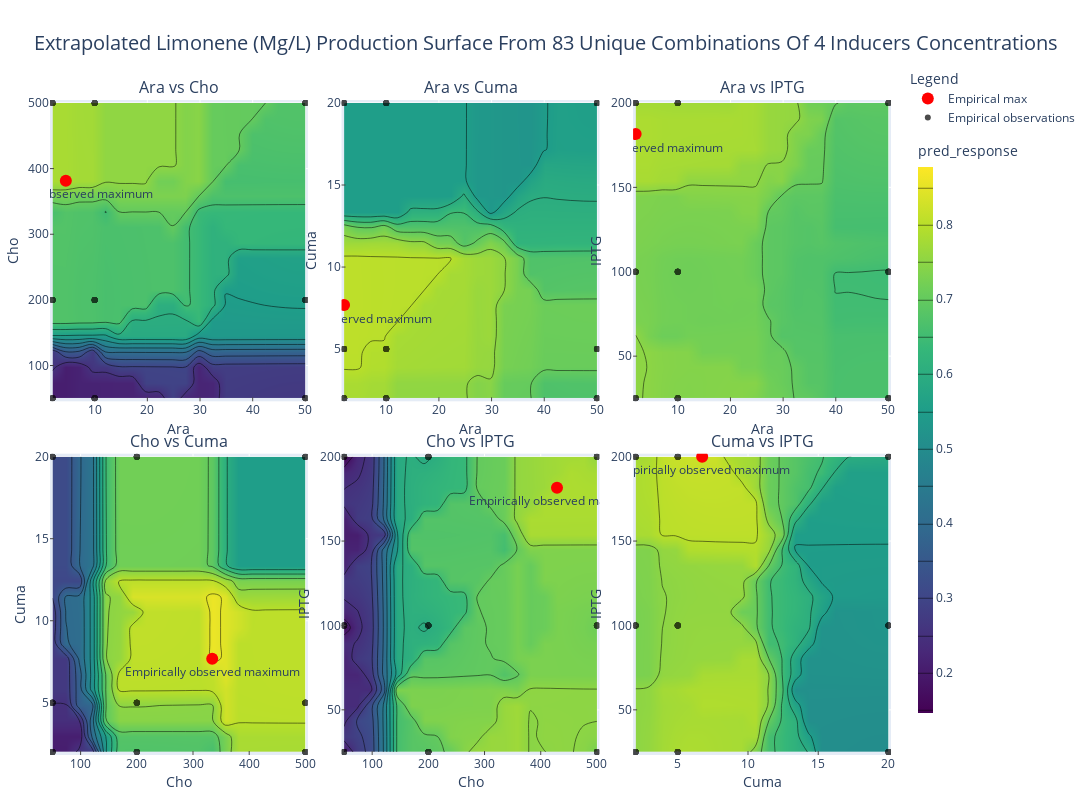

Write notebook code for a chart like this one.
### Code cell
from IPython.display import Image, display

def file_write(fig, filename):
    file_name = filename.replace(" ", "-").lower()
    fig.update_layout(height=800, width=1400)
    fig.write_image(f"images/{file_name}.png", width=1400, height=800)  # Save with same parameters as shown
    #display(Image(filename=f"images/{file_name}.png"))
    fig.show()

plotter = mg_mod.MeshGridSlicePlotter(response_mesh_grid, parameters, "pred_response", optimum_coords, cutoff=50, empirical_grid_df=unique_combinations)
fig = plotter.plot_all_slices()
fig.update_layout(title_text="Extrapolated Limonene (mg/L) production surface from 83 unique combinations of 4 inducers concentrations".title(), title_font_size=20)


file_write(fig, "dry signal")

### Figure 1 — Plotly figure (JSON) as saved in the notebook; plotly's stock layout.template omitted (floating-point values rounded to 4 significant figures; data arrays with more than 128 entries replaced by an {"elided": "..."} marker saying what was removed)
{"data": [{"colorscale": [[0, "#440154"], [0.1111, "#482878"], [0.2222, "#3e4989"], [0.3333, "#31688e"], [0.4444, "#26828e"], [0.5556, "#1f9e89"], [0.6667, "#35b779"], [0.7778, "#6ece58"], [0.8889, "#b5de2b"], [1, "#fde725"]], "contours": {"coloring": "heatmap"}, "legendgroup": "Limonene (mg/L)", "name": "Limonene (mg/L)", "showscale": false, "type": "contour", "x": [2.0, 4.526, 7.053, 9.579, 12.11, 14.63, 17.16, 19.68, 22.21, 24.74, 27.26, 29.79, 32.32, 34.84, 37.37, 39.89, 42.42, 44.95, 47.47, 50.0], "xaxis": "x", "y": [50.0, 73.68, 97.37, 121.1, 144.7, 168.4, 192.1, 215.8, 239.5, 263.2, 286.8, 310.5, 334.2, 357.9, 381.6, 405.3, 428.9, 452.6, 476.3, 500.0], "yaxis": "y", "z": {"elided": "20x20 float values"}, "zmax": 0.8779, "zmin": 0.1462}, {"marker": {"color": "red", "size": 12, "symbol": "circle"}, "mode": "markers+text", "name": "Empirical max", "showlegend": true, "text": ["Empirically observed maximum"], "textposition": "bottom center", "type": "scatter", "x": [4.526], "xaxis": "x", "y": [381.6], "yaxis": "y"}, {"marker": {"color": "black", "size": 6}, "mode": "markers", "name": "Empirical observations", "opacity": 0.7, "showlegend": true, "type": "scatter", "x": [2.0, 2.0, 2.0, 2.0, 2.0, 2.0, 2.0, 2.0, 2.0, 2.0, 2.0, 2.0, 2.0, 2.0, 2.0, 2.0, 2.0, 2.0, 2.0, 2.0, 2.0, 2.0, 2.0, 2.0, 2.0, 2.0, 2.0, 10.0, 10.0, 10.0, 10.0, 10.0, 10.0, 10.0, 10.0, 10.0, 10.0, 10.0, 10.0, 10.0, 10.0, 10.0, 10.0, 10.0, 10.0, 10.0, 10.0, 10.0, 10.0, 10.0, 10.0, 10.0, 10.0, 10.0, 50.0, 50.0, 50.0, 50.0, 50.0, 50.0, 50.0, 50.0, 50.0, 50.0, 50.0, 50.0, 50.0, 50.0, 50.0, 50.0, 50.0, 50.0, 50.0, 50.0, 50.0, 50.0, 50.0, 50.0, 50.0, 50.0, 50.0], "xaxis": "x", "y": [50.0, 50.0, 50.0, 50.0, 50.0, 50.0, 50.0, 50.0, 50.0, 200.0, 200.0, 200.0, 200.0, 200.0, 200.0, 200.0, 200.0, 200.0, 500.0, 500.0, 500.0, 500.0, 500.0, 500.0, 500.0, 500.0, 500.0, 50.0, 50.0, 50.0, 50.0, 50.0, 50.0, 50.0, 50.0, 50.0, 200.0, 200.0, 200.0, 200.0, 200.0, 200.0, 200.0, 200.0, 200.0, 500.0, 500.0, 500.0, 500.0, 500.0, 500.0, 500.0, 500.0, 500.0, 50.0, 50.0, 50.0, 50.0, 50.0, 50.0, 50.0, 50.0, 50.0, 200.0, 200.0, 200.0, 200.0, 200.0, 200.0, 200.0, 200.0, 200.0, 500.0, 500.0, 500.0, 500.0, 500.0, 500.0, 500.0, 500.0, 500.0], "yaxis": "y"}, {"colorscale": [[0, "#440154"], [0.1111, "#482878"], [0.2222, "#3e4989"], [0.3333, "#31688e"], [0.4444, "#26828e"], [0.5556, "#1f9e89"], [0.6667, "#35b779"], [0.7778, "#6ece58"], [0.8889, "#b5de2b"], [1, "#fde725"]], "contours": {"coloring": "heatmap"}, "legendgroup": "Limonene (mg/L)", "name": "Limonene (mg/L)", "showscale": false, "type": "contour", "x": [2.0, 4.526, 7.053, 9.579, 12.11, 14.63, 17.16, 19.68, 22.21, 24.74, 27.26, 29.79, 32.32, 34.84, 37.37, 39.89, 42.42, 44.95, 47.47, 50.0], "xaxis": "x2", "y": [2.0, 2.947, 3.895, 4.842, 5.789, 6.737, 7.684, 8.632, 9.579, 10.53, 11.47, 12.42, 13.37, 14.32, 15.26, 16.21, 17.16, 18.11, 19.05, 20.0], "yaxis": "y2", "z": {"elided": "20x20 float values"}, "zmax": 0.8779, "zmin": 0.1462}, {"marker": {"color": "red", "size": 12, "symbol": "circle"}, "mode": "markers+text", "name": "Empirical max", "showlegend": false, "text": ["Empirically observed maximum"], "textposition": "bottom center", "type": "scatter", "x": [2], "xaxis": "x2", "y": [7.684], "yaxis": "y2"}, {"marker": {"color": "black", "size": 6}, "mode": "markers", "name": "Empirical observations", "opacity": 0.7, "showlegend": false, "type": "scatter", "x": [2.0, 2.0, 2.0, 2.0, 2.0, 2.0, 2.0, 2.0, 2.0, 2.0, 2.0, 2.0, 2.0, 2.0, 2.0, 2.0, 2.0, 2.0, 2.0, 2.0, 2.0, 2.0, 2.0, 2.0, 2.0, 2.0, 2.0, 10.0, 10.0, 10.0, 10.0, 10.0, 10.0, 10.0, 10.0, 10.0, 10.0, 10.0, 10.0, 10.0, 10.0, 10.0, 10.0, 10.0, 10.0, 10.0, 10.0, 10.0, 10.0, 10.0, 10.0, 10.0, 10.0, 10.0, 50.0, 50.0, 50.0, 50.0, 50.0, 50.0, 50.0, 50.0, 50.0, 50.0, 50.0, 50.0, 50.0, 50.0, 50.0, 50.0, 50.0, 50.0, 50.0, 50.0, 50.0, 50.0, 50.0, 50.0, 50.0, 50.0, 50.0], "xaxis": "x2", "y": [2.0, 2.0, 2.0, 5.0, 5.0, 5.0, 20.0, 20.0, 20.0, 2.0, 2.0, 2.0, 5.0, 5.0, 5.0, 20.0, 20.0, 20.0, 2.0, 2.0, 2.0, 5.0, 5.0, 5.0, 20.0, 20.0, 20.0, 2.0, 2.0, 2.0, 5.0, 5.0, 5.0, 20.0, 20.0, 20.0, 2.0, 2.0, 2.0, 5.0, 5.0, 5.0, 20.0, 20.0, 20.0, 2.0, 2.0, 2.0, 5.0, 5.0, 5.0, 20.0, 20.0, 20.0, 2.0, 2.0, 2.0, 5.0, 5.0, 5.0, 20.0, 20.0, 20.0, 2.0, 2.0, 2.0, 5.0, 5.0, 5.0, 20.0, 20.0, 20.0, 2.0, 2.0, 2.0, 5.0, 5.0, 5.0, 20.0, 20.0, 20.0], "yaxis": "y2"}, {"colorscale": [[0, "#440154"], [0.1111, "#482878"], [0.2222, "#3e4989"], [0.3333, "#31688e"], [0.4444, "#26828e"], [0.5556, "#1f9e89"], [0.6667, "#35b779"], [0.7778, "#6ece58"], [0.8889, "#b5de2b"], [1, "#fde725"]], "contours": {"coloring": "heatmap"}, "legendgroup": "Limonene (mg/L)", "name": "Limonene (mg/L)", "showscale": false, "type": "contour", "x": [2.0, 4.526, 7.053, 9.579, 12.11, 14.63, 17.16, 19.68, 22.21, 24.74, 27.26, 29.79, 32.32, 34.84, 37.37, 39.89, 42.42, 44.95, 47.47, 50.0], "xaxis": "x3", "y": [25.0, 34.21, 43.42, 52.63, 61.84, 71.05, 80.26, 89.47, 98.68, 107.9, 117.1, 126.3, 135.5, 144.7, 153.9, 163.2, 172.4, 181.6, 190.8, 200.0], "yaxis": "y3", "z": {"elided": "20x20 float values"}, "zmax": 0.8779, "zmin": 0.1462}, {"marker": {"color": "red", "size": 12, "symbol": "circle"}, "mode": "markers+text", "name": "Empirical max", "showlegend": false, "text": ["Empirically observed maximum"], "textposition": "bottom center", "type": "scatter", "x": [2], "xaxis": "x3", "y": [181.6], "yaxis": "y3"}, {"marker": {"color": "black", "size": 6}, "mode": "markers", "name": "Empirical observations", "opacity": 0.7, "showlegend": false, "type": "scatter", "x": [2.0, 2.0, 2.0, 2.0, 2.0, 2.0, 2.0, 2.0, 2.0, 2.0, 2.0, 2.0, 2.0, 2.0, 2.0, 2.0, 2.0, 2.0, 2.0, 2.0, 2.0, 2.0, 2.0, 2.0, 2.0, 2.0, 2.0, 10.0, 10.0, 10.0, 10.0, 10.0, 10.0, 10.0, 10.0, 10.0, 10.0, 10.0, 10.0, 10.0, 10.0, 10.0, 10.0, 10.0, 10.0, 10.0, 10.0, 10.0, 10.0, 10.0, 10.0, 10.0, 10.0, 10.0, 50.0, 50.0, 50.0, 50.0, 50.0, 50.0, 50.0, 50.0, 50.0, 50.0, 50.0, 50.0, 50.0, 50.0, 50.0, 50.0, 50.0, 50.0, 50.0, 50.0, 50.0, 50.0, 50.0, 50.0, 50.0, 50.0, 50.0], "xaxis": "x3", "y": [25, 100, 200, 25, 100, 200, 25, 100, 200, 25, 100, 200, 25, 100, 200, 25, 100, 200, 25, 100, 200, 25, 100, 200, 25, 100, 200, 25, 100, 200, 25, 100, 200, 25, 100, 200, 25, 100, 200, 25, 100, 200, 25, 100, 200, 25, 100, 200, 25, 100, 200, 25, 100, 200, 25, 100, 200, 25, 100, 200, 25, 100, 200, 25, 100, 200, 25, 100, 200, 25, 100, 200, 25, 100, 200, 25, 100, 200, 25, 100, 200], "yaxis": "y3"}, {"colorscale": [[0, "#440154"], [0.1111, "#482878"], [0.2222, "#3e4989"], [0.3333, "#31688e"], [0.4444, "#26828e"], [0.5556, "#1f9e89"], [0.6667, "#35b779"], [0.7778, "#6ece58"], [0.8889, "#b5de2b"], [1, "#fde725"]], "contours": {"coloring": "heatmap"}, "legendgroup": "Limonene (mg/L)", "name": "Limonene (mg/L)", "showscale": false, "type": "contour", "x": [50.0, 73.68, 97.37, 121.1, 144.7, 168.4, 192.1, 215.8, 239.5, 263.2, 286.8, 310.5, 334.2, 357.9, 381.6, 405.3, 428.9, 452.6, 476.3, 500.0], "xaxis": "x4", "y": [2.0, 2.947, 3.895, 4.842, 5.789, 6.737, 7.684, 8.632, 9.579, 10.53, 11.47, 12.42, 13.37, 14.32, 15.26, 16.21, 17.16, 18.11, 19.05, 20.0], "yaxis": "y4", "z": {"elided": "20x20 float values"}, "zmax": 0.8779, "zmin": 0.1462}, {"marker": {"color": "red", "size": 12, "symbol": "circle"}, "mode": "markers+text", "name": "Empirical max", "showlegend": false, "text": ["Empirically observed maximum"], "textposition": "bottom center", "type": "scatter", "x": [334.2], "xaxis": "x4", "y": [7.684], "yaxis": "y4"}, {"marker": {"color": "black", "size": 6}, "mode": "markers", "name": "Empirical observations", "opacity": 0.7, "showlegend": false, "type": "scatter", "x": [50.0, 50.0, 50.0, 50.0, 50.0, 50.0, 50.0, 50.0, 50.0, 200.0, 200.0, 200.0, 200.0, 200.0, 200.0, 200.0, 200.0, 200.0, 500.0, 500.0, 500.0, 500.0, 500.0, 500.0, 500.0, 500.0, 500.0, 50.0, 50.0, 50.0, 50.0, 50.0, 50.0, 50.0, 50.0, 50.0, 200.0, 200.0, 200.0, 200.0, 200.0, 200.0, 200.0, 200.0, 200.0, 500.0, 500.0, 500.0, 500.0, 500.0, 500.0, 500.0, 500.0, 500.0, 50.0, 50.0, 50.0, 50.0, 50.0, 50.0, 50.0, 50.0, 50.0, 200.0, 200.0, 200.0, 200.0, 200.0, 200.0, 200.0, 200.0, 200.0, 500.0, 500.0, 500.0, 500.0, 500.0, 500.0, 500.0, 500.0, 500.0], "xaxis": "x4", "y": [2.0, 2.0, 2.0, 5.0, 5.0, 5.0, 20.0, 20.0, 20.0, 2.0, 2.0, 2.0, 5.0, 5.0, 5.0, 20.0, 20.0, 20.0, 2.0, 2.0, 2.0, 5.0, 5.0, 5.0, 20.0, 20.0, 20.0, 2.0, 2.0, 2.0, 5.0, 5.0, 5.0, 20.0, 20.0, 20.0, 2.0, 2.0, 2.0, 5.0, 5.0, 5.0, 20.0, 20.0, 20.0, 2.0, 2.0, 2.0, 5.0, 5.0, 5.0, 20.0, 20.0, 20.0, 2.0, 2.0, 2.0, 5.0, 5.0, 5.0, 20.0, 20.0, 20.0, 2.0, 2.0, 2.0, 5.0, 5.0, 5.0, 20.0, 20.0, 20.0, 2.0, 2.0, 2.0, 5.0, 5.0, 5.0, 20.0, 20.0, 20.0], "yaxis": "y4"}, {"colorscale": [[0, "#440154"], [0.1111, "#482878"], [0.2222, "#3e4989"], [0.3333, "#31688e"], [0.4444, "#26828e"], [0.5556, "#1f9e89"], [0.6667, "#35b779"], [0.7778, "#6ece58"], [0.8889, "#b5de2b"], [1, "#fde725"]], "contours": {"coloring": "heatmap"}, "legendgroup": "Limonene (mg/L)", "name": "Limonene (mg/L)", "showscale": false, "type": "contour", "x": [50.0, 73.68, 97.37, 121.1, 144.7, 168.4, 192.1, 215.8, 239.5, 263.2, 286.8, 310.5, 334.2, 357.9, 381.6, 405.3, 428.9, 452.6, 476.3, 500.0], "xaxis": "x5", "y": [25.0, 34.21, 43.42, 52.63, 61.84, 71.05, 80.26, 89.47, 98.68, 107.9, 117.1, 126.3, 135.5, 144.7, 153.9, 163.2, 172.4, 181.6, 190.8, 200.0], "yaxis": "y5", "z": {"elided": "20x20 float values"}, "zmax": 0.8779, "zmin": 0.1462}, {"marker": {"color": "red", "size": 12, "symbol": "circle"}, "mode": "markers+text", "name": "Empirical max", "showlegend": false, "text": ["Empirically observed maximum"], "textposition": "bottom center", "type": "scatter", "x": [428.9], "xaxis": "x5", "y": [181.6], "yaxis": "y5"}, {"marker": {"color": "black", "size": 6}, "mode": "markers", "name": "Empirical observations", "opacity": 0.7, "showlegend": false, "type": "scatter", "x": [50.0, 50.0, 50.0, 50.0, 50.0, 50.0, 50.0, 50.0, 50.0, 200.0, 200.0, 200.0, 200.0, 200.0, 200.0, 200.0, 200.0, 200.0, 500.0, 500.0, 500.0, 500.0, 500.0, 500.0, 500.0, 500.0, 500.0, 50.0, 50.0, 50.0, 50.0, 50.0, 50.0, 50.0, 50.0, 50.0, 200.0, 200.0, 200.0, 200.0, 200.0, 200.0, 200.0, 200.0, 200.0, 500.0, 500.0, 500.0, 500.0, 500.0, 500.0, 500.0, 500.0, 500.0, 50.0, 50.0, 50.0, 50.0, 50.0, 50.0, 50.0, 50.0, 50.0, 200.0, 200.0, 200.0, 200.0, 200.0, 200.0, 200.0, 200.0, 200.0, 500.0, 500.0, 500.0, 500.0, 500.0, 500.0, 500.0, 500.0, 500.0], "xaxis": "x5", "y": [25, 100, 200, 25, 100, 200, 25, 100, 200, 25, 100, 200, 25, 100, 200, 25, 100, 200, 25, 100, 200, 25, 100, 200, 25, 100, 200, 25, 100, 200, 25, 100, 200, 25, 100, 200, 25, 100, 200, 25, 100, 200, 25, 100, 200, 25, 100, 200, 25, 100, 200, 25, 100, 200, 25, 100, 200, 25, 100, 200, 25, 100, 200, 25, 100, 200, 25, 100, 200, 25, 100, 200, 25, 100, 200, 25, 100, 200, 25, 100, 200], "yaxis": "y5"}, {"colorbar": {"len": 0.9, "thickness": 15, "title": {"text": "pred_response"}, "x": 1.02, "y": 0.5, "yanchor": "middle"}, "colorscale": [[0, "#440154"], [0.1111, "#482878"], [0.2222, "#3e4989"], [0.3333, "#31688e"], [0.4444, "#26828e"], [0.5556, "#1f9e89"], [0.6667, "#35b779"], [0.7778, "#6ece58"], [0.8889, "#b5de2b"], [1, "#fde725"]], "contours": {"coloring": "heatmap"}, "legendgroup": "Limonene (mg/L)", "name": "Limonene (mg/L)", "showscale": true, "type": "contour", "x": [2.0, 2.947, 3.895, 4.842, 5.789, 6.737, 7.684, 8.632, 9.579, 10.53, 11.47, 12.42, 13.37, 14.32, 15.26, 16.21, 17.16, 18.11, 19.05, 20.0], "xaxis": "x6", "y": [25.0, 34.21, 43.42, 52.63, 61.84, 71.05, 80.26, 89.47, 98.68, 107.9, 117.1, 126.3, 135.5, 144.7, 153.9, 163.2, 172.4, 181.6, 190.8, 200.0], "yaxis": "y6", "z": {"elided": "20x20 float values"}, "zmax": 0.8779, "zmin": 0.1462}, {"marker": {"color": "red", "size": 12, "symbol": "circle"}, "mode": "markers+text", "name": "Empirical max", "showlegend": false, "text": ["Empirically observed maximum"], "textposition": "bottom center", "type": "scatter", "x": [6.737], "xaxis": "x6", "y": [200], "yaxis": "y6"}, {"marker": {"color": "black", "size": 6}, "mode": "markers", "name": "Empirical observations", "opacity": 0.7, "showlegend": false, "type": "scatter", "x": [2.0, 2.0, 2.0, 5.0, 5.0, 5.0, 20.0, 20.0, 20.0, 2.0, 2.0, 2.0, 5.0, 5.0, 5.0, 20.0, 20.0, 20.0, 2.0, 2.0, 2.0, 5.0, 5.0, 5.0, 20.0, 20.0, 20.0, 2.0, 2.0, 2.0, 5.0, 5.0, 5.0, 20.0, 20.0, 20.0, 2.0, 2.0, 2.0, 5.0, 5.0, 5.0, 20.0, 20.0, 20.0, 2.0, 2.0, 2.0, 5.0, 5.0, 5.0, 20.0, 20.0, 20.0, 2.0, 2.0, 2.0, 5.0, 5.0, 5.0, 20.0, 20.0, 20.0, 2.0, 2.0, 2.0, 5.0, 5.0, 5.0, 20.0, 20.0, 20.0, 2.0, 2.0, 2.0, 5.0, 5.0, 5.0, 20.0, 20.0, 20.0], "xaxis": "x6", "y": [25, 100, 200, 25, 100, 200, 25, 100, 200, 25, 100, 200, 25, 100, 200, 25, 100, 200, 25, 100, 200, 25, 100, 200, 25, 100, 200, 25, 100, 200, 25, 100, 200, 25, 100, 200, 25, 100, 200, 25, 100, 200, 25, 100, 200, 25, 100, 200, 25, 100, 200, 25, 100, 200, 25, 100, 200, 25, 100, 200, 25, 100, 200, 25, 100, 200, 25, 100, 200, 25, 100, 200, 25, 100, 200, 25, 100, 200, 25, 100, 200], "yaxis": "y6"}], "layout": {"annotations": [{"font": {"size": 16}, "showarrow": false, "text": "Ara vs Cho", "x": 0.1533, "xanchor": "center", "xref": "paper", "y": 1, "yanchor": "bottom", "yref": "paper"}, {"font": {"size": 16}, "showarrow": false, "text": "Ara vs Cuma", "x": 0.5, "xanchor": "center", "xref": "paper", "y": 1, "yanchor": "bottom", "yref": "paper"}, {"font": {"size": 16}, "showarrow": false, "text": "Ara vs IPTG", "x": 0.8467, "xanchor": "center", "xref": "paper", "y": 1, "yanchor": "bottom", "yref": "paper"}, {"font": {"size": 16}, "showarrow": false, "text": "Cho vs Cuma", "x": 0.1533, "xanchor": "center", "xref": "paper", "y": 0.46, "yanchor": "bottom", "yref": "paper"}, {"font": {"size": 16}, "showarrow": false, "text": "Cho vs IPTG", "x": 0.5, "xanchor": "center", "xref": "paper", "y": 0.46, "yanchor": "bottom", "yref": "paper"}, {"font": {"size": 16}, "showarrow": false, "text": "Cuma vs IPTG", "x": 0.8467, "xanchor": "center", "xref": "paper", "y": 0.46, "yanchor": "bottom", "yref": "paper"}], "height": 800, "legend": {"orientation": "v", "title": {"text": "Legend"}, "y": 0.95, "yanchor": "bottom"}, "margin": {"b": 40, "l": 40, "r": 120, "t": 100}, "showlegend": true, "title": {"font": {"size": 20}, "text": "Extrapolated Limonene (Mg/L) Production Surface From 83 Unique Combinations Of 4 Inducers Concentrations", "x": 0.5}, "width": 1400, "xaxis": {"anchor": "y", "autorange": false, "domain": [0, 0.3067], "range": [1.52, 50.48], "ticklen": 4, "ticks": "inside", "title": {"standoff": 6, "text": "Ara"}}, "xaxis2": {"anchor": "y2", "autorange": false, "domain": [0.3467, 0.6533], "range": [1.52, 50.48], "ticklen": 4, "ticks": "inside", "title": {"standoff": 6, "text": "Ara"}}, "xaxis3": {"anchor": "y3", "autorange": false, "domain": [0.6933, 1], "range": [1.52, 50.48], "ticklen": 4, "ticks": "inside", "title": {"standoff": 6, "text": "Ara"}}, "xaxis4": {"anchor": "y4", "autorange": false, "domain": [0, 0.3067], "range": [45.5, 504.5], "ticklen": 4, "ticks": "inside", "title": {"standoff": 6, "text": "Cho"}}, "xaxis5": {"anchor": "y5", "autorange": false, "domain": [0.3467, 0.6533], "range": [45.5, 504.5], "ticklen": 4, "ticks": "inside", "title": {"standoff": 6, "text": "Cho"}}, "xaxis6": {"anchor": "y6", "autorange": false, "domain": [0.6933, 1], "range": [1.82, 20.18], "ticklen": 4, "ticks": "inside", "title": {"standoff": 6, "text": "Cuma"}}, "yaxis": {"anchor": "x", "autorange": false, "domain": [0.54, 1], "range": [45.5, 504.5], "ticklen": 4, "ticks": "inside", "title": {"standoff": 6, "text": "Cho"}}, "yaxis2": {"anchor": "x2", "autorange": false, "domain": [0.54, 1], "range": [1.82, 20.18], "ticklen": 4, "ticks": "inside", "title": {"standoff": 6, "text": "Cuma"}}, "yaxis3": {"anchor": "x3", "autorange": false, "domain": [0.54, 1], "range": [23.25, 201.8], "ticklen": 4, "ticks": "inside", "title": {"standoff": 6, "text": "IPTG"}}, "yaxis4": {"anchor": "x4", "autorange": false, "domain": [0, 0.46], "range": [1.82, 20.18], "ticklen": 4, "ticks": "inside", "title": {"standoff": 6, "text": "Cuma"}}, "yaxis5": {"anchor": "x5", "autorange": false, "domain": [0, 0.46], "range": [23.25, 201.8], "ticklen": 4, "ticks": "inside", "title": {"standoff": 6, "text": "IPTG"}}, "yaxis6": {"anchor": "x6", "autorange": false, "domain": [0, 0.46], "range": [23.25, 201.8], "ticklen": 4, "ticks": "inside", "title": {"standoff": 6, "text": "IPTG"}}}}
